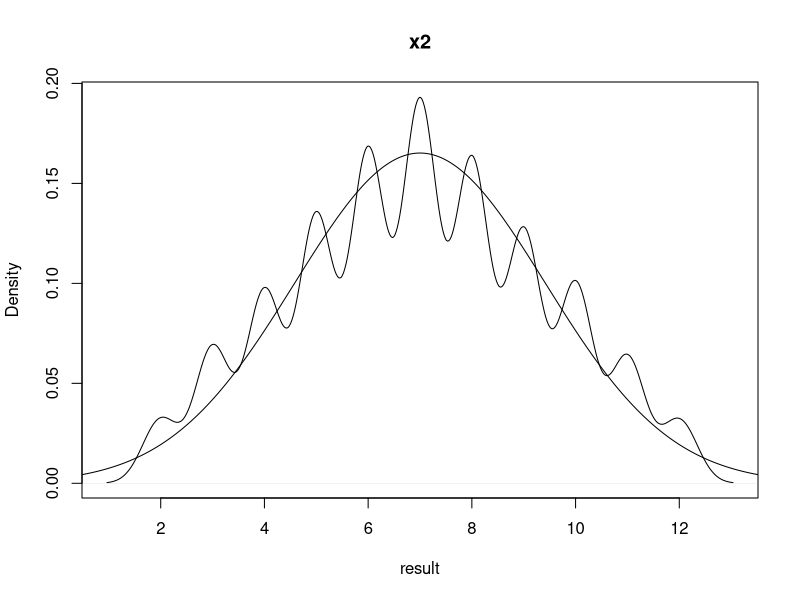
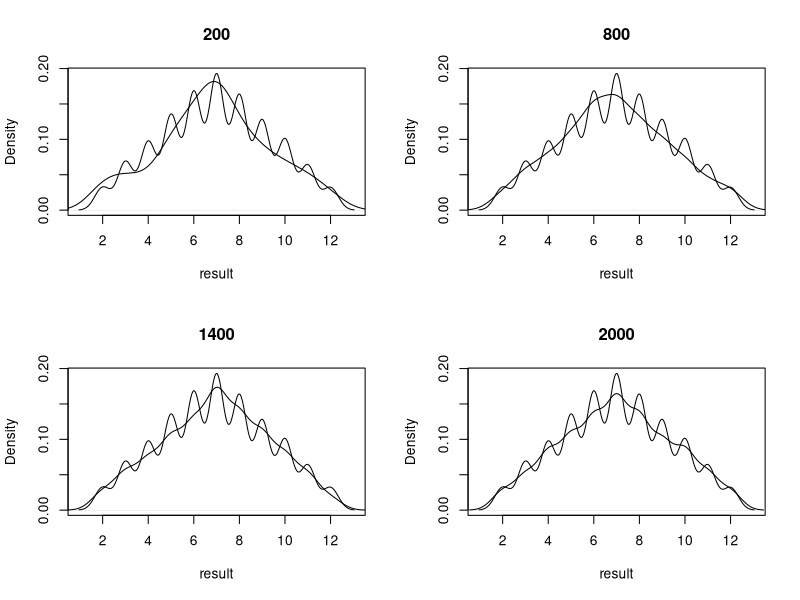

Here is the R script that generated these plots, in order:
#q.4

par(mfrow=c(1,1))

my_var <- function(v){
  return (mean((v)^2) - (mean(v))^2)
}

my_sd <- function(v){
  var = my_var(v)
  return (sqrt(var))
}


result = seq(1,6)
prob =  c(1/6, 1/6, 1/6, 1/6, 1/6, 1/6)
df = data.frame(x = result , y = prob)
colnames(df)[1] <- "number"
colnames(df)[2] <- "probability"
df
mean_x = mean(df$number)
mean_x
var_x = my_var(df$number)
var_x
sd_x = my_sd(df$number)
sd_x 
get_random_x2 <- function(){
  y1 = sample(1:6, 1)
  y2 = sample(1:6, 1)
  x2 = y1+y2
  return(x2) 
}
x2 = get_random_x2()
# mean of x2 (2 cube results) equals 2 mean of x (Expectation is linear)
# therefore, mean(x2) = mean(x+x) = 2 mean(x) = 2*3.5 = 7
mean_x2 = 7
# the cubes are i.i.d therefore - 
# var(y) = var(x1+x2) = var(x1) + var(x2) = 2*var(x)
sd_x2 = sqrt(2*var_x)
sd_x2


#q.2
x2_vec = c()
for(i in seq(1,10001)){
  x2_vec = c(x2_vec, get_random_x2())
}
plot(density(x2_vec), main = "x2", xlab = "result")
mean_x2_vec = mean(x2_vec)
mean_x2_vec
sd_x2_vec = my_sd(x2_vec)
sd_x2_vec
#calculate the diff :
mean_x2_vec - 7
sd_x2_vec - sd_x2
# thus, the results were close to the expected theory values.


#q.3
x <- seq(-10, 20,length=1000)
y <- dnorm(x, mean=mean_x2, sd=sd_x2)
lines(x, y, type="l", lwd=1)
# yes, we can say that x2 distribute approximately noraml


#q.4
 

n_vec = c()
mean_vec = c()
sd_vec = c()

par(mfrow=c(2,2))
for(n in seq(200,2000,600)){
  plot(density(x2_vec), main = n, xlab = "result")
  
  n_vec = c(n_vec,n)
  x3_vec = c()
  for(i in seq(1,n)){
    x3_vec = c(x3_vec, get_random_x2())
  }
  lines(density(x3_vec), xlab = "", ylab = "")

  mean_x3_vec = mean(x3_vec)
  mean_vec = c(mean_vec, mean_x3_vec)
  
  sd_x3_vec = my_sd(x3_vec)
  sd_vec = c(sd_vec, sd_x3_vec)
}


